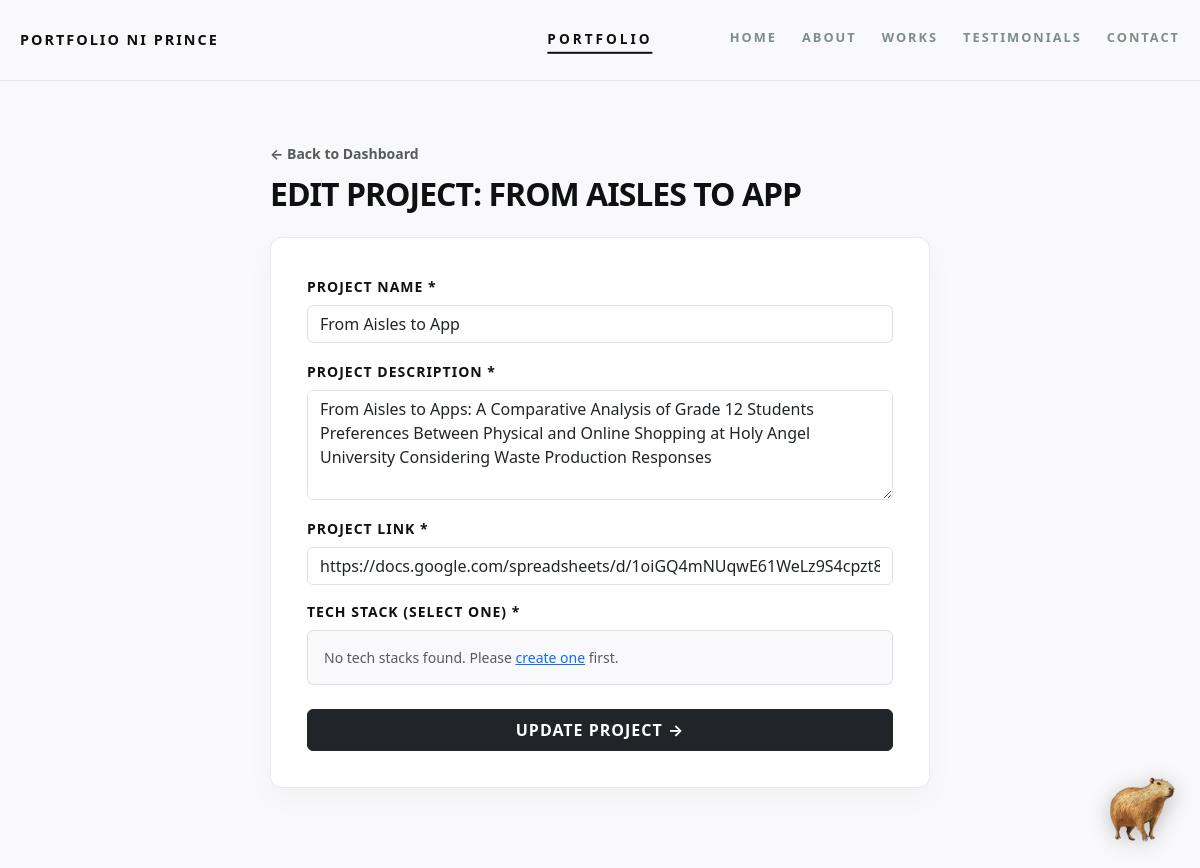
The page /dashboard/project/1/edit/ (signed in) on the database as committed earlier.
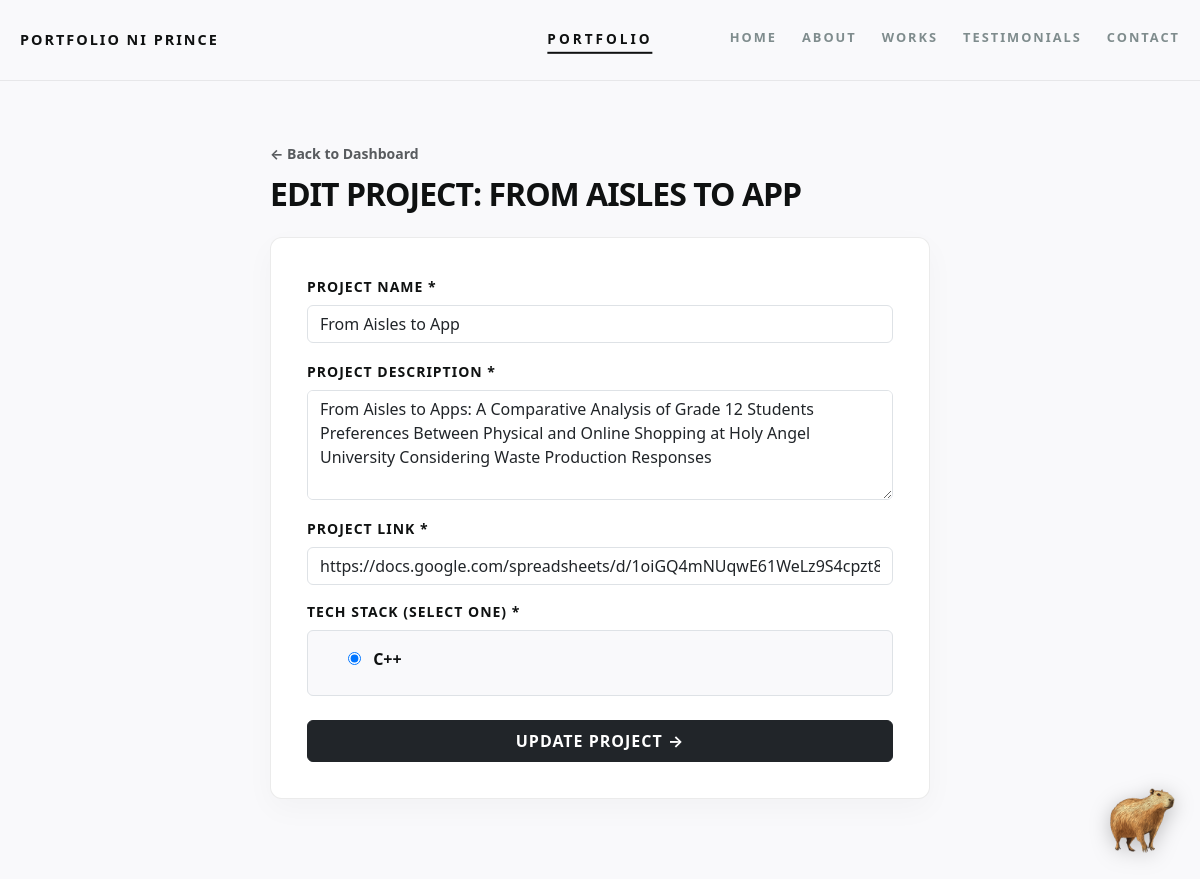
The same page on the database as committed later.
### portDATA/models.py (models this page shows)
class TechStack(models.Model):
    name = models.CharField(max_length=100, unique=True)
    created_at = models.DateTimeField(auto_now_add=True)
    def __str__(self):
        return self.name

### portDATA/views.py (the view)
# urls.py: path('dashboard/project/<int:project_id>/edit/', views.edit_project, name='edit_project'),
@superuser_required
def edit_project(request, project_id):
    project = get_object_or_404(ProjDATA, id=project_id)
    initial_data = {}
    if project.tech_stacks.exists():
        initial_data['tech_stack_selection'] = project.tech_stacks.first()
    if request.method == 'POST':
        form = CreateProjectForm(request.POST, instance=project)
        if form.is_valid():
            form.save()
            return redirect('dashboard')
    else:
        form = CreateProjectForm(instance=project, initial=initial_data)
    return render(request, 'edit_project.html', {'form': form, 'project': project})

### portDATA/forms.py (shortened to what this page needs)
class CreateProjectForm(forms.ModelForm):
    tech_stack_selection = forms.ModelChoiceField(
        queryset=TechStack.objects.all(),
        widget=forms.RadioSelect,
        required=True,
        empty_label=None,
        label="Select Tech Stack"
    )
    class Meta:
        model = ProjDATA
        fields = ['project_name', 'description', 'link']
        widgets = {
            'project_name': forms.TextInput(attrs={
                'class': 'form-control',
                'placeholder': 'Enter project title',
                'required': 'required'
            }),
            'description': forms.Textarea(attrs={
                'class': 'form-control',
                'rows': 4,
                'placeholder': 'Enter detailed project description...',
                'required': 'required'
            }),
            'link': forms.URLInput(attrs={
                'class': 'form-control',
                'placeholder': 'https://github.com/... or live URL',
                'required': 'required'
            }),
        }

### templates/edit_project.html (shortened to what this page needs)
{% extends 'base.html' %}
{% load static %}
{% block content %}
<main class="centered-content-wrapper" style="max-width: 700px; padding-top: 60px; padding-bottom: 80px;">
    <div class="mb-4">
        <a href="{% url 'dashboard' %}" class="text-decoration-none fw-bold text-muted small">← Back to Dashboard</a>
        <h2 style="font-size: 2rem; font-weight: 800; letter-spacing: -1px; text-transform: uppercase; margin-top: 10px; color: var(--text-heading);">
            Edit Project: {{ project.project_name }}
        </h2>
    </div>
    <div style="background: #ffffff; border-radius: 12px; padding: 36px; border: 1px solid rgba(0,0,0,0.08); box-shadow: 0 10px 30px rgba(0,0,0,0.03);">
        <form method="POST">
            <div class="mb-3">
                <label class="form-label fw-bold text-uppercase small" style="letter-spacing: 1px;">Project Name *</label>
                {{ form.project_name }}
            </div>
            <div class="mb-3">
                <label class="form-label fw-bold text-uppercase small" style="letter-spacing: 1px;">Project Description *</label>
                {{ form.description }}
            </div>
            <div class="mb-3">
                <label class="form-label fw-bold text-uppercase small" style="letter-spacing: 1px;">Project Link *</label>
                {{ form.link }}
            </div>
            <div class="mb-4">
                <label class="form-label fw-bold text-uppercase small d-block" style="letter-spacing: 1px;">Tech Stack (Select One) *</label>
                <div class="p-3 border rounded" style="background-color: var(--bg-main); max-height: 220px; overflow-y: auto;">
                    {% for choice in form.tech_stack_selection %}
                        <div class="form-check mb-2">
                            {{ choice.tag }}
                            <label class="form-check-label ms-2 fw-semibold" for="{{ choice.id_for_label }}">
                                {{ choice.choice_label }}
                            </label>
                        </div>
                    {% empty %}
                        <p class="text-muted small m-0">No tech stacks found. Please <a href="{% url 'create_techstack' %}">create one</a> first.</p>
                    {% endfor %}
                </div>
            </div>
            <button type="submit" class="btn btn-dark w-100 py-2 fw-bold text-uppercase" style="letter-spacing: 1px;">
                Update Project →
            </button>
        </form>
    </div>
</main>
{% endblock %}

Rows that differ between the two databases and show on the page:
added TechStack: choice_label "C++"
Other text that changed with them:
new list line: "☑ C++"
text no longer shown: "No tech stacks found. Please create one first."
